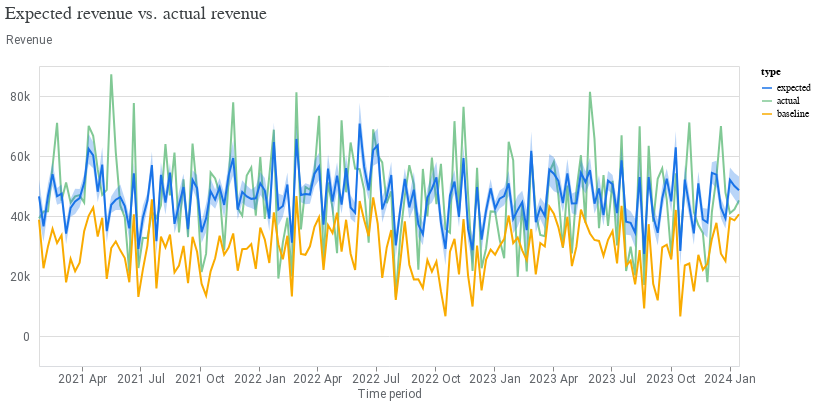

The notebook cell saved with this chart:
### Code cell
model_fit = visualizer.ModelFit(mmm)
model_fit.plot_model_fit()

### Figure 1 — Vega-Lite specification as saved in the notebook (floating-point values rounded to 4 significant figures; data arrays with more than 128 entries replaced by an {"elided": "..."} marker saying what was removed)
{"config": {"view": {"continuousWidth": 300, "continuousHeight": 300}, "axis": {"labelColor": "#5F6368", "labelFont": "Roboto", "labelFontSize": 12, "titleColor": "#5F6368", "titleFont": "Roboto", "titleFontSize": 12, "titleFontWeight": "normal"}}, "layer": [{"mark": {"type": "line"}, "encoding": {"color": {"field": "type", "scale": {"domain": ["expected", "actual", "baseline"], "range": ["#1A73E8", "#81C995", "#F9AB00"]}, "type": "nominal"}, "x": {"axis": {"domainColor": "#DADCE0", "format": "%Y %b", "grid": false, "tickCount": 8}, "field": "time", "title": "Time period", "type": "temporal"}, "y": {"axis": {"domain": false, "labelExpr": "replace(format(datum.value, '.3~s'), 'G', 'B')", "labelPadding": 10, "tickCount": 5, "ticks": false, "titleAlign": "left", "titleAngle": 0, "titleY": -20}, "field": "mean", "title": "Revenue", "type": "quantitative"}}}, {"mark": {"type": "area", "opacity": 0.3}, "encoding": {"color": {"field": "type", "legend": null, "scale": {"domain": ["expected"], "range": ["#1A73E8"]}, "type": "nominal"}, "x": {"field": "time", "type": "temporal"}, "y": {"field": "ci_hi", "type": "quantitative"}, "y2": {"field": "ci_lo"}}}], "data": {"name": "data-e6769e70985a61c19375fcb94ab1b602"}, "resolve": {"scale": {"color": "independent"}}, "title": {"text": "Expected revenue vs. actual revenue", "anchor": "start", "color": "#3C4043", "font": "Google Sans Display", "fontSize": 18, "fontWeight": "normal", "offset": 10}, "width": 700, "$schema": "https://vega.github.io/schema/vega-lite/v5.20.1.json", "datasets": {"data-e6769e70985a61c19375fcb94ab1b602": {"elided": "468 records"}}}
